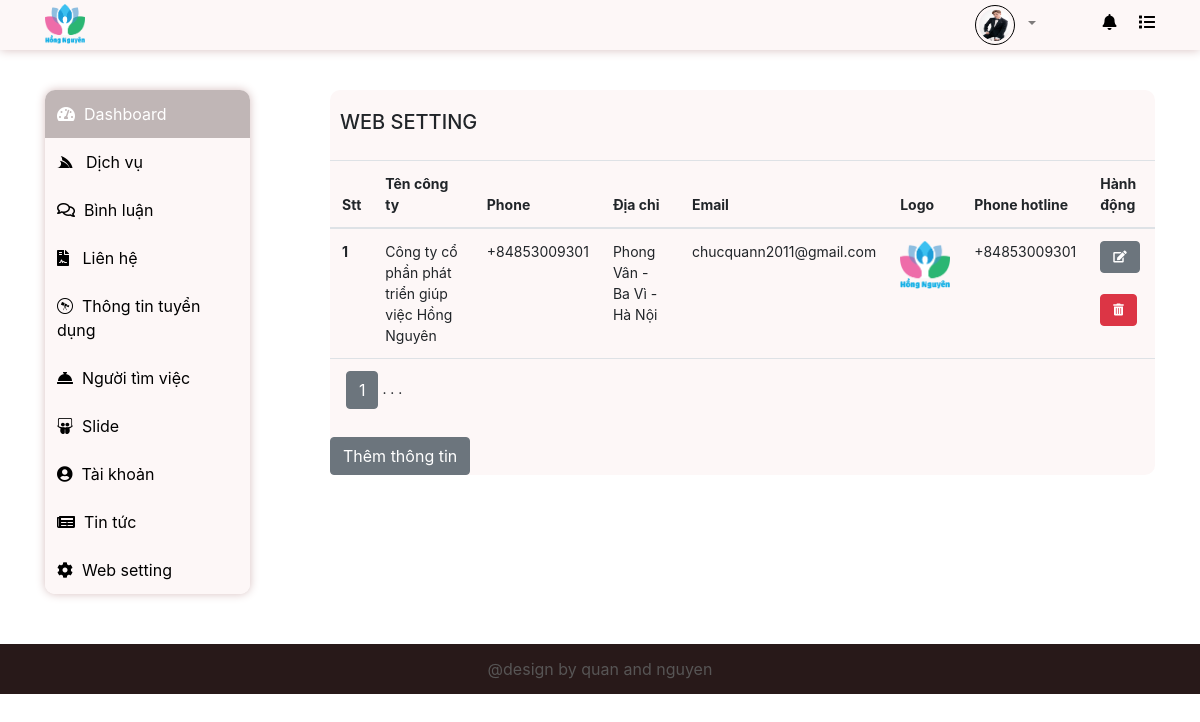
Page /admin/web_setting/index.php (signed in) on the committed database.
### tables this page shows
CREATE TABLE `setting` (
  `id` int(11) NOT NULL,
  `ten_cong_ty` varchar(225) NOT NULL,
  `phone` varchar(50) NOT NULL,
  `dia_chi` varchar(225) NOT NULL,
  `email` varchar(225) NOT NULL,
  `logo` varchar(225) NOT NULL,
  `phone_hotline` varchar(50) NOT NULL,
  `youtobe_url` varchar(225) NOT NULL,
  `instagram_url` varchar(225) NOT NULL,
  `facebook_url` varchar(225) NOT NULL,
  `zalo_url` varchar(225) NOT NULL
);

### dao/pdo.php (called while the page is built, shortened)
<?php
function connect()
{
    $host = "127.0.0.1";
    $dbname = "duan1";
    $db_username = "root";
    $db_password = "";
    return new PDO("mysql:host=$host;dbname=$dbname", $db_username, $db_password);
}
function selectAll($sql)
{
    $conne = connect();
    $stml = $conne->prepare($sql);
    $stml->execute();
    return $select = $stml->fetchAll();
}

### admin/web_setting/index.php (the view, shortened to what this page needs)
<?php
require_once('../../dao/pdo.php');
if (!isset($_GET['product'])) {
    $product = 1;
} else {
    $product = $_GET['product'];
    if (!is_numeric($product) || $product <= 0) {
        header("Location:" . BASE_URL);
    }
}
$data = 6;
$sql = "SELECT count(*) FROM `setting`";
$conn = connect();
$result = $conn->prepare($sql);
$result->execute();
$number = $result->fetchColumn();
$page = ceil($number / $data);
$tin = ($product - 1) * $data;
?>
<!DOCTYPE html>
<html lang="en">
<head>
    <?php include('../../link/style.php') ?>
    <link rel="stylesheet" href="../../content/css.css">
</head>
<body>
    <?php include('../layout/header.php'); ?>
    <div class="container-fluid">
        <div class="container">
            <div class="row">
                <div class="col-md-3">
                    <?php include('../layout/menu.php'); ?>
                </div>
                <div class="col-md-9" style="margin-top: 40px;">
                    <div class="content_admin" style="width: 100%;background-color: #fdf7f7;border-radius: 10px;font-size:12px;">
                        <div class="tieu_de" style="padding: 20px 0 0 10px;">
                            <h5>WEB SETTING</h5>
                        </div>
                        <br>
                        <table class="table" style="font-size: 14px">
                            <thead>
                                <tr>
                                    <th scope="col">Stt</th>
                                    <th scope="col">Tên công ty</th>
                                    <th scope="col">Phone</th>
                                    <th scope="col">Địa chỉ </th>
                                    <th scope="col"> Email</th>
                                    <th scope="col">Logo</th>
                                    <th scope="col"> Phone hotline</th>
                                    <th scope="col"> Hành động</th>
                                </tr>
                            </thead>
                            <tbody>
                                <?php
                                $stt = 0;
                                foreach (selectAll("SELECT * FROM setting LIMIT $tin,$data") as $item) {
                                ?>
                                    <tr>
                                        <th><?= $stt + 1 ?></th>
                                        <td><?= $item['ten_cong_ty'] ?></td>
                                        <td><?= $item['phone'] ?></td>
                                        <td><?= $item['dia_chi'] ?></td>
                                        <td><?= $item['email']  ?></td>
                                        <td><img src="<?= BASE_URL ?><?= $item['logo'] ?>" width="50px" alt=""></td>
                                        <td><?= $item['phone_hotline'] ?></td>
                                        <td>
                                            <a href="edit_web_setting.php?id=<?= $item['id'] ?>" class="btn btn-secondary" style="font-size: 12px"> <i class="fas fa-edit"></i></a>
                                            <br>
                                            <br>
                                            <a href="index.php?id=<?= $item['id'] ?>" class="btn btn-danger" onclick="return confirm('Bạn muốn xóa thật chứ?')" style="font-size: 12px"><i class="fas fa-trash-alt"></i></a>
                                        </td>
                                    </tr>
                                <?php } ?>
                            </tbody>
                            <tfoot>
                                <tr>
                                    <td colspan="8">
                                        <?php
                                        for ($t = 1; $t <= $page; $t++) { ?>
                                            &nbsp;<a name="" id="" class="btn btn-secondary" href="index.php?product=<?= $t ?>" role="button"> <?= $t ?></a>
                                        <?php
                                        }
                                        ?>
                                        . . .
                                    </td>
                                </tr>
                            </tfoot>
                        </table>
                        <a href="add_web_setting.php" class="btn btn-secondary">Thêm thông tin</a>
                        <br>
                    </div>
                </div>
            </div>
        </div>
    </div>
    <?php include('../layout/footer.php'); ?>
</body>
</html>

### rows in the picture
setting: ten_cong_ty "Công ty cổ phần phát triển giúp việc Hồng Nguyên", phone "+84853009301", dia_chi "Phong Vân - Ba Vì - Hà Nội", email "chucquann2011@gmail.com", logo (picture), phone_hotline "+84853009301"
